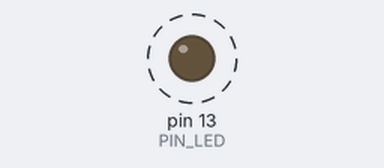
Simulated run of this sketch. Board: Arduino Uno, built with avr-gcc and run on an emulated ATmega328P. Parts: output pins drawn as LEDs (lit = HIGH). Dashed ring = blinking. What the sketch prints to the serial monitor is not drawn.

Above: at 0.5 s.
Timing chart, 0 to 4.6 s (numbered marks = the images above):
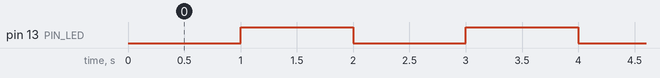

Measured:
- by itself, pin 13 (PIN_LED): alternates HIGH for 1.0 s and LOW for 1.0 s

The sketch:

04_example_3.ino
```cpp
#define PIN_LED 13
unsigned int count, toggle;
void setup() {
  pinMode(PIN_LED, OUTPUT); //시리얼 포트 초기화
  Serial.begin(115200);
  Serial.println("hello world!");
  count = toggle = 0;
  digitalWrite(PIN_LED, toggle); // LED 끄기
}

void loop() {
  Serial.println(++count);
  toggle = toggle_state(count); // toggle LED 값
  digitalWrite(PIN_LED, toggle); // LED 상태 업데이트
  delay(1000); //1초 대기
}

int toggle_state(int toggle){//ㅋ count 값에 따라 껐다 켰다 반복
  if (toggle % 2 == 0)
  {
      return 1;
  }
  else
  {
    return 0;
  }
}
```
